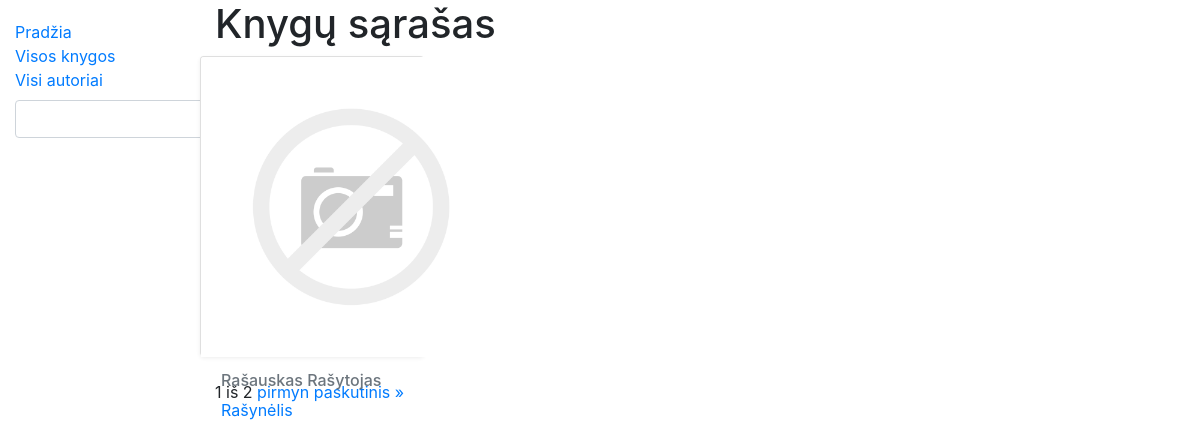
Before: /library/books/ with the older database file.
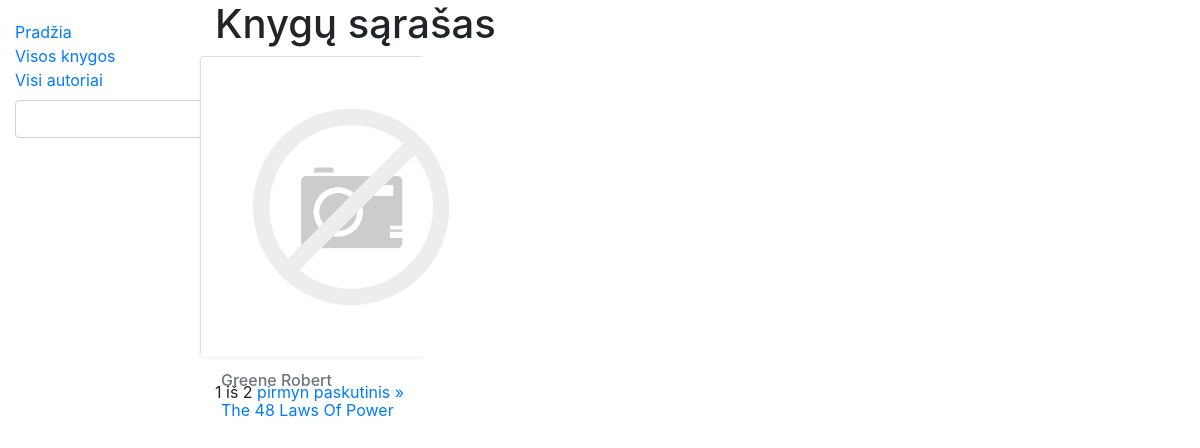
After: the same page with the newer database file.
### library/models.py (models this page shows, shortened)
class Book(models.Model):
    title = models.CharField('Pavadinimas', max_length=200)
    author = models.ForeignKey('Author', on_delete=models.SET_NULL, null=True, related_name='books')
    summary = models.TextField('Aprašymas', max_length=1000, help_text='Trumpas knygos aprašymas')
    isbn = models.CharField('ISBN', max_length=13)
    genre = models.ManyToManyField(Genre, help_text='Išrinkite žanrą/us šiai knygai')
    cover = models.ImageField('Viršelis', upload_to='covers', null=True)
    def display_genre(self):
        return ', '.join([genre.name for genre in self.genre.all()])
    display_genre.short_description = 'Genre'

class Author(models.Model):
    first_name = models.CharField('Vardas', max_length=100)
    last_name = models.CharField('Pavardė', max_length=100)
    description = models.TextField('Aprašymas', max_length=2000, default='bio')
    def display_books(self):
        return ', '.join([book.title for book in self.books.all()])
    display_books.short_description = 'Knygos'
    class Meta:
        ordering = ['last_name', 'first_name']
    def __str__(self):
        return f'{self.last_name}  {self.first_name}'

### library/views.py (the view)
# urls.py: path('books/', views.BookListView.as_view(), name='books'),
class BookListView(generic.ListView):
    model = Book # pagal modelio pav. sukuriamas book_list kintamasis(visi obj is klases) perdudamas i sablona
    paginate_by = 1
    template_name = 'book_list.html' # context_object_name = 'my_book_list' galime pakeisti automatini konteksto kontamaji(book_list)

### library/templates/book_list.html (shortened to what this page needs)
{% extends "base.html" %}
{% block content %}
{% load static %}
<h1>Knygų sąrašas</h1>
{% if book_list %}
<div class="row">
    {% for book_obj in book_list %}
    <div class="col-md4 d-flex align-items-stretch">
        <div class="card mb-4 shadow-sm" style="width: 14rem;">
            {% if book_obj.cover %}
                <img src="{{ book_obj.cover.url }}" class="card-img-top">
            {% else %}
                <img src="{% static 'img/no-image.png' %}" class="card-img-top">
            {% endif %}
            <div class="card-body">
                <h6 class="card-subtitle mb-2 text-muted">{{ book_obj.author }}</h6>
                <p class="card-text"><a class="card-link" href="{{ book_obj.id }}">{{ book_obj.title }}</a></p>
            </div>
        </div>
    </div>
    {% endfor %}
</div>
{% else %}
<p>Bibliotekoje knygų nėra.</p>
{% endif %}
  <div class="pagination">
    <span class="step-links">
        <span class="current">
            {{ page_obj.number }} iš {{ page_obj.paginator.num_pages }}
        </span>
        {% if page_obj.has_next %}
            <a href="?page={{ page_obj.next_page_number }}">pirmyn</a>
            <a href="?page={{ page_obj.paginator.num_pages }}">paskutinis &raquo;</a>
        {% endif %}
    </span>
</div>
{% endblock %}

### library/templates/base.html (shortened to what this page needs)
<!DOCTYPE html>
<html lang="en">
<head>
    <link rel="stylesheet" href="https://stackpath.bootstrapcdn.com/bootstrap/4.1.3/css/bootstrap.min.css"
>
    {% load static %}
    <link rel="stylesheet" href="{% static 'css/styles.css' %}">
</head>
<body>
<div class="container-fluid">
    <div class="row">
        <div class="col-sm-2">
            {% block sidebar %}
            <ul class="sidebar-nav">
                <li><a href="{% url 'index' %}">Pradžia</a></li>
                <li><a href="{% url 'books' %}">Visos knygos</a></li>
                <li><a href="{% url 'authors' %}">Visi autoriai</a></li>
                <li>
                    <form action="{% url 'search' %}" method="get" class="form-inline my-2">
                        <input name="query"  class="form-control" type="text" placholder="Paieška">
                    </form>
                </li>
            </ul>
            {% endblock %}
        </div>
        <div class="col-sm-10 ">{% block content %}{% endblock %}</div>
    </div>
</div>
</body>
</html>

### library/static/css/styles.css (style rules this page uses)
.sidebar-nav { margin-top: 20px; padding: 0; list-style: none; }
.card-img-top { height: 300px; width: auto; }
.card { display: inline-block; height: 300px; margin-right: 15px; margin-bottom: 15px; }

Changed rows visible on the page:
removed Book: author "Rašauskas Rašytojas", title "Rašynėlis"
added Book: author "Greene Robert", title "The 48 Laws Of Power"
